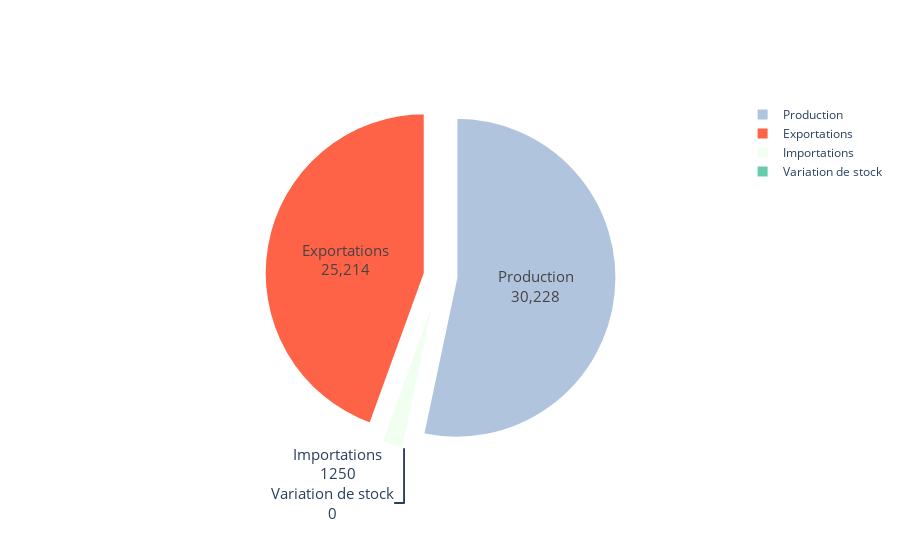

Write notebook code for a chart like this one.
### Markdown cell above
#### Origines

### Code cell
colors =['tomato', 'honeydew', 'lightsteelblue', 'mediumaquamarine']
fig = go.Figure(data=[go.Pie(labels=['Exportations', 'Importations', 'Production', 'Variation de stock'], 
                            values=[th.iloc[0,10],th.iloc[0,11],th.iloc[0,14],th.iloc[0,17]])])
fig

fig.update_traces(hoverinfo='label+value', 
                  textfont_size=15, 
                  textinfo='label+value', 
                  pull=[0.1, 0.1, 0.1, 0.1], # on décale les quartiers
                  marker=dict(
                     colors=colors, 
                     line=dict(color='#FFFFFF', width=2)
                            ))

### Figure 1 — Plotly figure (JSON) as saved in the notebook; plotly's stock layout.template omitted (floating-point values rounded to 4 significant figures)
{"data": [{"hoverinfo": "label+value", "labels": ["Exportations", "Importations", "Production", "Variation de stock"], "marker": {"colors": ["tomato", "honeydew", "lightsteelblue", "mediumaquamarine"], "line": {"color": "#FFFFFF", "width": 2}}, "pull": [0.1, 0.1, 0.1, 0.1], "textfont": {"size": 15}, "textinfo": "label+value", "type": "pie", "values": [25214, 1250, 30228, 0]}], "layout": {"autosize": true}}
